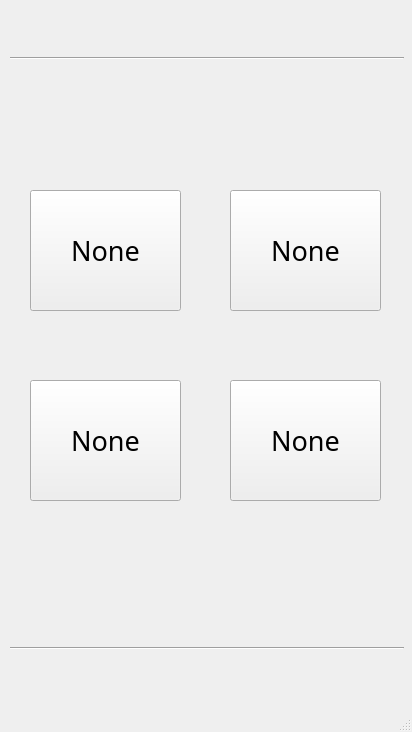
<?xml version="1.0" encoding="UTF-8"?>
<ui version="4.0">
 <class>choose_profile</class>
 <widget class="QMainWindow" name="choose_profile">
  <property name="geometry">
   <rect>
    <x>0</x>
    <y>0</y>
    <width>412</width>
    <height>732</height>
   </rect>
  </property>
  <property name="font">
   <font>
    <family>MS Sans Serif</family>
   </font>
  </property>
  <property name="windowTitle">
   <string>MainWindow</string>
  </property>
  <widget class="QWidget" name="centralwidget">
   <widget class="Line" name="line">
    <property name="geometry">
     <rect>
      <x>10</x>
      <y>640</y>
      <width>394</width>
      <height>16</height>
     </rect>
    </property>
    <property name="font">
     <font>
      <family>MS Sans Serif</family>
      <weight>50</weight>
      <bold>false</bold>
     </font>
    </property>
    <property name="orientation">
     <enum>Qt::Horizontal</enum>
    </property>
   </widget>
   <widget class="Line" name="line_2">
    <property name="geometry">
     <rect>
      <x>10</x>
      <y>50</y>
      <width>394</width>
      <height>16</height>
     </rect>
    </property>
    <property name="orientation">
     <enum>Qt::Horizontal</enum>
    </property>
   </widget>
   <widget class="QPushButton" name="pushButton">
    <property name="geometry">
     <rect>
      <x>30</x>
      <y>190</y>
      <width>151</width>
      <height>121</height>
     </rect>
    </property>
    <property name="font">
     <font>
      <family>Poppins Light</family>
      <pointsize>20</pointsize>
     </font>
    </property>
    <property name="layoutDirection">
     <enum>Qt::LeftToRight</enum>
    </property>
    <property name="text">
     <string>None</string>
    </property>
   </widget>
   <widget class="QPushButton" name="pushButton_2">
    <property name="geometry">
     <rect>
      <x>230</x>
      <y>190</y>
      <width>151</width>
      <height>121</height>
     </rect>
    </property>
    <property name="font">
     <font>
      <family>Poppins Light</family>
      <pointsize>20</pointsize>
     </font>
    </property>
    <property name="layoutDirection">
     <enum>Qt::LeftToRight</enum>
    </property>
    <property name="text">
     <string>None</string>
    </property>
   </widget>
   <widget class="QPushButton" name="pushButton_3">
    <property name="geometry">
     <rect>
      <x>30</x>
      <y>380</y>
      <width>151</width>
      <height>121</height>
     </rect>
    </property>
    <property name="font">
     <font>
      <family>Poppins Light</family>
      <pointsize>20</pointsize>
     </font>
    </property>
    <property name="layoutDirection">
     <enum>Qt::LeftToRight</enum>
    </property>
    <property name="text">
     <string>None</string>
    </property>
   </widget>
   <widget class="QPushButton" name="pushButton_4">
    <property name="geometry">
     <rect>
      <x>230</x>
      <y>380</y>
      <width>151</width>
      <height>121</height>
     </rect>
    </property>
    <property name="font">
     <font>
      <family>Poppins Light</family>
      <pointsize>20</pointsize>
     </font>
    </property>
    <property name="layoutDirection">
     <enum>Qt::LeftToRight</enum>
    </property>
    <property name="text">
     <string>None</string>
    </property>
   </widget>
  </widget>
  <widget class="QStatusBar" name="statusbar"/>
 </widget>
 <resources/>
 <connections/>
</ui>
